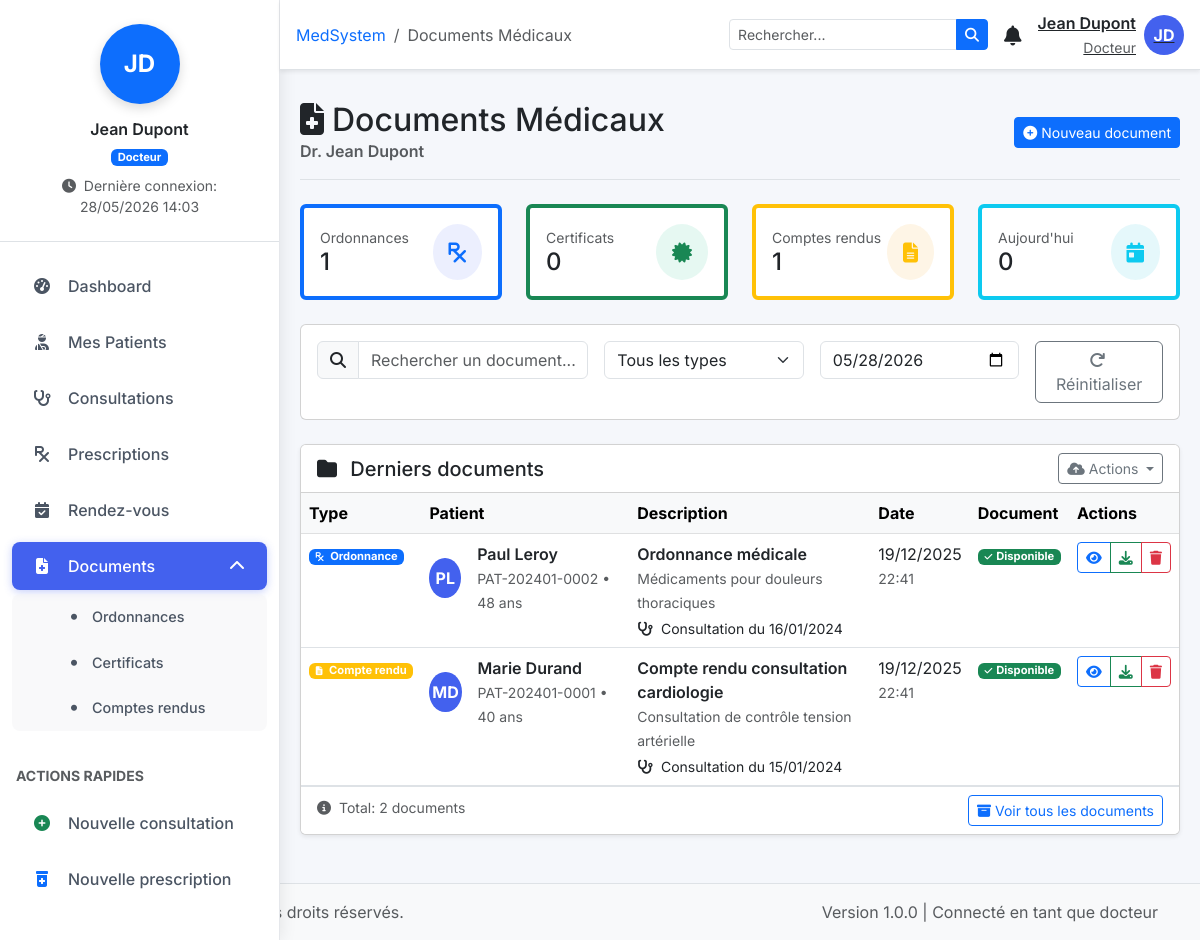
Screenshot of /docteur/documents.php (signed in) with the database file from the repository.
### tables this page shows
CREATE TABLE `documents_medicaux` (
  `id` int(11) NOT NULL,
  `patient_id` int(11) NOT NULL,
  `docteur_id` int(11) DEFAULT NULL,
  `consultation_id` int(11) DEFAULT NULL,
  `type` enum('ordonnance','certificat','resultat_analyse','compte_rendu','imagerie','autre') NOT NULL,
  `titre` varchar(200) NOT NULL,
  `description` text,
  `fichier_path` varchar(255) DEFAULT NULL,
  `fichier_nom` varchar(255) DEFAULT NULL,
  `taille` int(11) DEFAULT NULL,
  `mime_type` varchar(100) DEFAULT NULL,
  `confidentialite` enum('normal','confidentiel','tres_confidentiel') DEFAULT 'normal',
  `valide_jusqu` date DEFAULT NULL,
  `metadata` text,
  `created_by` int(11) NOT NULL,
  `created_at` timestamp NOT NULL DEFAULT CURRENT_TIMESTAMP,
  `updated_at` timestamp NOT NULL DEFAULT CURRENT_TIMESTAMP ON UPDATE CURRENT_TIMESTAMP
);

CREATE TABLE `patients` (
  `id` int(11) NOT NULL,
  `code_patient` varchar(20) NOT NULL,
  `nom` varchar(50) NOT NULL,
  `prenom` varchar(50) NOT NULL,
  `date_naissance` date NOT NULL,
  `sexe` enum('M','F') NOT NULL,
  `lieu_naissance` varchar(100) DEFAULT NULL,
  `adresse` text,
  `ville` varchar(100) DEFAULT NULL,
  `code_postal` varchar(10) DEFAULT NULL,
  `pays` varchar(50) DEFAULT 'France',
  `telephone` varchar(20) DEFAULT NULL,
  `telephone_urgence` varchar(20) DEFAULT NULL,
  `email` varchar(100) DEFAULT NULL,
  `profession` varchar(100) DEFAULT NULL,
  `situation_familiale` enum('celibataire','marie','divorce','veuf') DEFAULT 'celibataire',
  `nombre_enfants` int(11) DEFAULT '0',
  `groupe_sanguin` varchar(5) DEFAULT NULL,
  `rhésus` enum('+','-') DEFAULT NULL,
  `poids` decimal(5,2) DEFAULT NULL,
  `taille` decimal(5,2) DEFAULT NULL,
  `imc` decimal(5,2) DEFAULT NULL,
  `antecedents_familiaux` text,
  `antecedents_personnels` text,
  `allergies` text,
  `medicaments_habituels` text,
  `habitudes` text,
  `notes` text,
  `statut` enum('actif','archive','decede') DEFAULT 'actif',
  `date_enregistrement` timestamp NOT NULL DEFAULT CURRENT_TIMESTAMP,
  `date_modification` timestamp NOT NULL DEFAULT CURRENT_TIMESTAMP ON UPDATE CURRENT_TIMESTAMP,
  `created_by` int(11) DEFAULT NULL
);

CREATE TABLE `consultations` (
  `id` int(11) NOT NULL,
  `reference` varchar(50) NOT NULL,
  `patient_id` int(11) NOT NULL,
  `docteur_id` int(11) NOT NULL,
  `assistant_id` int(11) DEFAULT NULL,
  `date_consultation` datetime NOT NULL,
  `duree` int(11) DEFAULT '30' COMMENT 'Durée en minutes',
  `type_consultation` enum('premiere','suivi','urgence','controle') DEFAULT 'suivi',
  `motif` text,
  `histoire_maladie` text,
  `examen_clinique` text,
  `examen_complementaire` text,
  `diagnostic` text,
  `diagnostic_detail` text COMMENT 'Structure JSON du diagnostic',
  `traitement` text,
  `ordonnance` text COMMENT 'Structure JSON de l''ordonnance',
  `recommandations` text,
  `notes` text,
  `statut` enum('planifie','en_cours','termine','annule','reporte') DEFAULT 'planifie',
  `facturee` tinyint(1) DEFAULT '0',
  `urgence` tinyint(1) DEFAULT '0',
  `confidentialite` enum('normal','confidentiel','tres_confidentiel') DEFAULT 'normal',
  `created_at` timestamp NOT NULL DEFAULT CURRENT_TIMESTAMP,
  `updated_at` timestamp NOT NULL DEFAULT CURRENT_TIMESTAMP ON UPDATE CURRENT_TIMESTAMP,
  `created_by` int(11) DEFAULT NULL
);

### docteur/documents.php (the view, shortened to what the rows shown need)
<?php
require_once '../config/database.php';
    ?>
    <?php
require_once '../includes/header.php';
$documents_stmt = $pdo->prepare("
    SELECT d.*,
           p.nom as patient_nom,
           p.prenom as patient_prenom,
           p.date_naissance,
           p.code_patient,
           c.date_consultation,
           c.diagnostic
    FROM documents_medicaux d
    JOIN patients p ON d.patient_id = p.id
    LEFT JOIN consultations c ON d.consultation_id = c.id
    WHERE d.docteur_id = ?
    ORDER BY d.created_at DESC
    LIMIT 15
");
$documents_stmt->execute([$docteur_id]);
$documents = $documents_stmt->fetchAll();
?>
<div class="d-flex justify-content-between flex-wrap flex-md-nowrap align-items-center py-3 mb-4 border-bottom">
    <div>
        <h1 class="h2 mb-0">
            <i class="fas fa-file-medical me-2"></i>Documents Médicaux
        </h1>
    </div>
</div>
<div class="card shadow-sm">
    <div class="card-body p-0">
        <?php if (empty($documents)): ?>
        <div class="text-center py-5">
            <i class="fas fa-file-alt fa-3x text-muted mb-3"></i>
            <h5 class="text-muted">Aucun document trouvé</h5>
            <p class="text-muted small mb-3">Vous n'avez pas encore créé de documents médicaux</p>
            <a href="documents.php?action=add" class="btn btn-primary">
                <i class="fas fa-plus me-1"></i>Créer un document
            </a>
        </div>
        <?php else: ?>
        <div class="table-responsive">
            <table class="table table-hover mb-0" id="documentsTable">
                <thead class="table-light">
                    <tr>
                        <th>Type</th>
                        <th>Patient</th>
                        <th>Description</th>
                        <th>Date</th>
                        <th>Document</th>
                        <th>Actions</th>
                    </tr>
                </thead>
                <tbody>
                    <?php foreach ($documents as $doc):
                        $typeIcons = [
                            'ordonnance' => ['fas fa-prescription', 'primary'],
                            'certificat' => ['fas fa-certificate', 'success'],
                            'compte_rendu' => ['fas fa-file-alt', 'warning'],
                            'resultat_analyse' => ['fas fa-vial', 'info'],
                            'imagerie' => ['fas fa-x-ray', 'danger'],
                            'autre' => ['fas fa-file', 'secondary']
                        ];
                        $icon = $typeIcons[$doc['type']] ?? ['fas fa-file', 'secondary'];
                        $age = calculateAge($doc['date_naissance']);
                        $dateCreated = $doc['created_at'] ?? $doc['date_creation'] ?? '';
                    ?>
                    <tr class="document-row" data-type="<?php echo $doc['type']; ?>"
                        data-date="<?php echo date('Y-m-d', strtotime($dateCreated)); ?>">
                        <td>
                            <span class="badge bg-<?php echo $icon[1]; ?>">
                                <i class="<?php echo $icon[0]; ?> me-1"></i>
                                <?php echo ucfirst(str_replace('_', ' ', $doc['type'])); ?>
                            </span>
                        </td>
                        <td>
                            <div class="d-flex align-items-center">
                                <div class="avatar me-3">
                                    <?php echo strtoupper(substr($doc['patient_prenom'], 0, 1) . substr($doc['patient_nom'], 0, 1)); ?>
                                </div>
                                <div>
                                    <div class="fw-semibold"><?php echo $doc['patient_prenom'] . ' ' . $doc['patient_nom']; ?></div>
                                    <small class="text-muted">
                                        <?php echo $doc['code_patient']; ?> • <?php echo $age; ?> ans
                                    </small>
                                </div>
                            </div>
                        </td>
                        <td>
                            <div class="fw-semibold"><?php echo $doc['titre']; ?></div>
                            <?php if ($doc['description']): ?>
                            <small class="text-muted">
                                <?php echo substr($doc['description'], 0, 60); ?>
                            </small>
                            <?php endif; ?>
                            <?php if ($doc['consultation_id'] && $doc['date_consultation']): ?>
                            <div class="small mt-1">
                                <i class="fas fa-stethoscope me-1"></i>
                                Consultation du <?php echo date('d/m/Y', strtotime($doc['date_consultation'])); ?>
                            </div>
                            <?php endif; ?>
                        </td>
                        <td>
                            <?php if ($dateCreated): ?>
                            <div><?php echo date('d/m/Y', strtotime($dateCreated)); ?></div>
                            <small class="text-muted"><?php echo date('H:i', strtotime($dateCreated)); ?></small>
                            <?php endif; ?>
                        </td>
                        <td>
                            <?php if ($doc['fichier_path']): ?>
                            <span class="badge bg-success">
                                <i class="fas fa-check me-1"></i>Disponible
                            </span>
                            <?php else: ?>
                            <span class="badge bg-danger">
                                <i class="fas fa-times me-1"></i>Manquant
                            </span>
                            <?php endif; ?>
                        </td>
                        <td>
                            <div class="btn-group btn-group-sm">
                                <?php if ($doc['type'] === 'ordonnance'): ?>
                                <a href="ordonnances.php?action=view&id=<?php echo $doc['id']; ?>"
                                   class="btn btn-outline-primary" title="Voir">
                                    <i class="fas fa-eye"></i>
                                </a>
                                <?php elseif ($doc['type'] === 'compte_rendu'): ?>
                                <a href="comptes-rendus.php?action=view&id=<?php echo $doc['id']; ?>"
                                   class="btn btn-outline-primary" title="Voir">
                                    <i class="fas fa-eye"></i>
                                </a>
                                <?php else: ?>
                                <a href="#" class="btn btn-outline-primary" title="Voir" onclick="viewDocument(<?php echo $doc['id']; ?>)">
                                    <i class="fas fa-eye"></i>
                                </a>
                                <?php endif; ?>
                                <?php if ($doc['fichier_path']): ?>
                                <a href="../uploads/<?php echo $doc['fichier_path']; ?>"
                                   class="btn btn-outline-success" title="Télécharger" download>
                                    <i class="fas fa-download"></i>
                                </a>
                                <?php endif; ?>
                                <button class="btn btn-outline-danger"
                                        onclick="confirmDelete(<?php echo $doc['id']; ?>)"
                                        title="Supprimer">
                                    <i class="fas fa-trash"></i>
                                </button>
                            </div>
                        </td>
                    </tr>
                    <?php endforeach; ?>
                </tbody>
            </table>
        </div>
        <?php endif; ?>
    </div>
</div>
<?php require_once '../includes/footer.php'; ?>

### rows the page displays
documents_medicaux: type "Ordonnance", patient.nom "PL", patient.prenom "Paul", patient.nom "Leroy", patient.code_patient "PAT-202401-0002", patient.date_naissance "48", titre "Ordonnance médicale", description "Médicaments pour douleurs thoraciques", consultation.date_consultation "16/01/2024", created_at "19/12/2025", created_at "22:41", shows "Disponible"
documents_medicaux: type "Compte rendu", patient.nom "MD", patient.prenom "Marie", patient.nom "Durand", patient.code_patient "PAT-202401-0001", patient.date_naissance "40", titre "Compte rendu consultation cardiologie", description "Consultation de contrôle tension artérielle", consultation.date_consultation "15/01/2024", created_at "19/12/2025", created_at "22:41", shows "Disponible"

### other values shown
$initials "JD"
$_SESSION['prenom'] "Jean"
$_SESSION['nom'] "Dupont"
$role "Docteur"
$_SESSION['last_login'] "28/05/2026 14:03"
$menu['title'] "Dashboard"
$menu['title'] "Mes Patients"
$menu['title'] "Consultations"
$menu['title'] "Prescriptions"
$menu['title'] "Rendez-vous"
$menu['title'] "Documents"
$subitem['title'] "Ordonnances"
$subitem['title'] "Certificats"
$subitem['title'] "Comptes rendus"
$title "Documents Médicaux"
